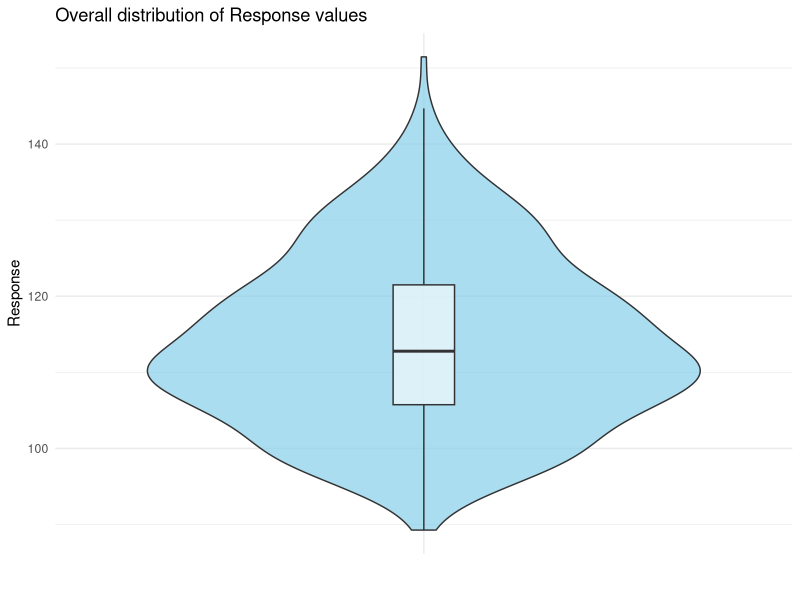

Reproduce this figure in R. (Note: this script raises an error after producing the figure.)
library(ggplot2)
library(readxl)
library(dplyr)

Data <- read_excel("Biostatistics 5A 1st Case Study dataset.xlsx",sheet = "Data")
Summary <- read_excel("Biostatistics 5A 1st Case Study dataset.xlsx",sheet = "Summary")
Info <- read_excel("Biostatistics 5A 1st Case Study dataset.xlsx",sheet = "Info")
Codebook <- read_excel("Biostatistics 5A 1st Case Study dataset.xlsx",sheet = "Codebook")

#---------------------------------------------------------------------------------------
# this code was built with the help of the entire group using a github repository and 
# github desktop.
# The git repository is available at : https://github.com/paullebric/Biostat---Case-study-1
#---------------------------------------------------------------------------------------



#=======================================================================================

#I)DATA IMPORTATION
#=======================================================================================
All_Data <- list(
  Data = Data,
  Summary = Summary,
  Info = Info,
  Codebook = Codebook
)
#=======================================================================================
#II) DATA EXPLORATION
#=======================================================================================
lapply(All_Data,head)
lapply(All_Data,dim)
lapply(All_Data, function(x){str(x); head(x)})
lapply(All_Data,str)
n_all <- nrow(Data)
n_na <- sum(is.na(Data$Response))
tab <- with(Data, table(Group, Timepoint))
desc1 <- tapply(Data$Response, Data$Group, function(x) c(n=length(x),
                                                         mean=mean(x,na.rm=TRUE), sd=sd(x,na.rm=TRUE)))
desc2 <- tapply(Data$Response, list(Data$Timepoint, Data$Group), function(x) c(n=length(x),
                                                                               mean=mean(x,na.rm=TRUE), sd=sd(x,na.rm=TRUE)))
n_all; n_na; tab; desc1; desc2

ggplot(Data, aes(x = "", y = Response)) +
  geom_violin(fill = "skyblue", color = "gray20", alpha = 0.7) +
  geom_boxplot(width = 0.1, fill = "white", outlier.shape = NA, alpha = 0.6) +
  theme_minimal() +
  labs(
    title = "Overall distribution of Response values",
    x = "",
    y = "Response"
  )
#=======================================================================================
#III) ASSUMPTION CHECK / CLT
#=======================================================================================
spec0 <- aov(Response ~ Group * Timepoint, data = Data)
check_1 <- shapiro.test(residuals(spec0))
check_2 <- leveneTest(Response ~ interaction(Group, Timepoint), data = Data)

spec0; check_1; check_2

#=======================================================================================
#IV) TWO-LEVEL COMPARISONS (at least two)
#=======================================================================================
test_1 <- t.test(Response ~ Timepoint, data = subset(Data, Timepoint %in% c("T1", "T2")))                                                     
test_2 <- t.test(Response ~ Timepoint, data = subset(Data, Timepoint %in% c("T3", "T4"))) 
test_1; test_2
#here it's useless but hey we have to do it we compare T1 and T2 then T3 and T4
#=======================================================================================
#V)MULTI-LEVEL COMPARISONS
#=======================================================================================

test_multi <- aov(Response ~ Group * Timepoint, data = Data)
test_multi
summary(test_multi)

# we see that there is a highly significant effect of the group on the response, but
# also of the timepoint on the response, and also of the timepoint*group interaction on the response.
#=======================================================================================
#VI)REGRESSION MODEL
#=======================================================================================
model <- lm(Response ~ Group * Timepoint, data = Data)
model_out <- summary(model)
model; model_out


# Here we look at the difference between the timepoint groups and the timepoint groups compared to
# group A Timepoint 1.
# In summary, we see that groups B and C have a coefficient of +7 and +9 compared to group A T1
#=======================================================================================
#VII) POST-HOC ANALYSIS
#=======================================================================================
posthoc <- TukeyHSD(test_multi)
posthoc
#Graph summarizing the results of the turkeyHSD not requested
emm_all <- as.data.frame(emmeans(model, ~ Group * Timepoint))
ggplot(emm_all, aes(Timepoint, emmean, color = Group, group = Group)) +
  geom_line() + geom_point(size = 2.5) +
  geom_errorbar(aes(ymin = lower.CL, ymax = upper.CL), width = .1) +
  labs(y = "Adjusted mean (95% CI)",
       title = "Evolution of Response by Group (model estimates)") +
  theme_minimal()

#Here we start to get to the heart of the matter, comparing each of the gr
#timepoints two by two. This gives us some interesting information.

#=======================================================================================
#VIII) P-value matrix and comparison visual
#=======================================================================================
f <- model_out$fstatistic
p_1 <- test_1$p.value
p_2 <- test_2$p.value
p_multi <- summary(test_multi)[[1]]["Group:Timepoint", "Pr(>F)"]
p_model <- pf(f[1], f[2], f[3], lower.tail = FALSE)
p_mat <- matrix(c(p_1, p_2, p_multi, p_model), nrow=1)
colnames(p_mat) <- c("two_1","two_2","multi","model")
rownames(p_mat) <- "p"
p_mat
barplot(-log10(p_mat), beside=TRUE, ylab="-log10(p)")

# Here on this graph we see the different p-values (-log10). The higher the bar, the more significant
# It is, so we see that the more advanced the test, the more significant it is.

image(t(-log10(p_mat)), axes=FALSE)
axis(1, at=seq(0,1,length.out=ncol(p_mat)), labels=colnames(p_mat))
axis(2, at=0.5, labels=rownames(p_mat))


#=======================================================================================
#VIII) BOXPLOTS
#=======================================================================================


ggplot(Data, aes(x = Timepoint, y = Response, fill = Timepoint)) +
  geom_boxplot(alpha = 0.8) +
  theme_minimal() +
  labs(
    title = "Distribution of Response according to Timepoint",
    x = "Timepoint",
    y = "Response"
  ) +
  theme_minimal()

ggplot(Data, aes(x = Group, y = Response, fill = Group)) +
  geom_boxplot(alpha = 0.8) +
  theme_minimal() +
  labs(
    title = "Distribution of Response according to Group",
    x = "Group",
    y = "Response"
  ) +
  theme_minimal()

ggplot(Data, aes(x = Group, y = Response, fill = Timepoint)) +
  geom_boxplot(alpha = 0.8, outlier.size = 1) +
  theme_minimal() +
  labs(
    title = "Distribution of Response according to Group and Timepoint",
    x = "Group",
    y = "Response"
  ) +
  theme_minimal()
#The gray points are the outlier values (outlier)


#=======================================================================================
#IX) VIOLIN PLOT
#=======================================================================================

ggplot(Data, aes(x = Timepoint, y = Response, fill = Timepoint)) +
  geom_violin(alpha = 0.8) +
  theme_minimal() +
  labs(
    title = "Distribution of Response according to Timepoint",
    x = "Timepoint",
    y = "Response"
  ) +
  theme_minimal()

ggplot(Data, aes(x = Group, y = Response, fill = Group)) +
  geom_violin(alpha = 0.8) +
  theme_minimal() +
  labs(
    title = "Distribution of Response according to Group",
    x = "Group",
    y = "Response"
  ) +
  theme_minimal()

ggplot(Data, aes(x = Group, y = Response, fill = Timepoint)) +
  geom_violin(alpha = 0.8,position = position_dodge(width = 0.8)) +
  stat_summary(aes(group = Timepoint), FUN = mean, color = "black",geom = "point", size = 2 ,position = position_dodge(width = 0.8))+
  theme_minimal() +
  labs(
    title = "Distribution of Response according to Group and Timepoint",
    x = "Group",
    y = "Response"
  ) +
  theme_minimal()


#=======================================================================================
#X) MEAN + CI
#=======================================================================================


summary_data <- Data %>%
  group_by(Group, Timepoint) %>%
  summarise(mean = mean(Response, na.rm = TRUE),
            se = sd(Response, na.rm = TRUE) / sqrt(sum(!is.na(Response))),
            .groups = "drop") %>%
  mutate(lo = mean - 1.96*se,
         hi = mean + 1.96*se)

ggplot(summary_data, aes(x = Timepoint, y = mean, color = Group, group = Group)) +
  geom_point(size = 3) +
  geom_line() +
  geom_errorbar(aes(ymin = lo, ymax = hi), width = 0.1) +
  labs(y = "Mean ± 95% CI", title = "Means and confidence intervals") +
  theme_minimal()

#=======================================================================================
#XI) MODEL VIEW
#=======================================================================================
Data_clean <- na.omit(Data)
model_view <- data.frame(
  Observed = Data_clean$Response,
  Predicted = fitted(model),
  Timepoint = Data_clean$Timepoint,
  Group = Data_clean$Group,
  Residuals = resid(model)
)
#Missing data needs to be cleaned before doing this graph because for each predicted 
#response we need an observed response

ggplot(model_view, aes(x = Observed, y = Predicted)) +
  geom_point(color = "steelblue", alpha = 0.6, size = 2) +  # scatter plot
  geom_abline(intercept = 0, slope = 1,                     # diagonal y = x
              color = "red", linetype = "dashed", alpha = 0.6, linewidth = 1.2) +
  labs(
    title = "Observed values vs model predictions",
    x = "Observed values (Response)",
    y = "Predicted values (fitted)"
  )+
  theme_minimal()

#Here we look at how the model predicts the responses compared to the observed responses.
# In red there is the diagonal and as we can see the predicted and observed 
# responses follow this diagonal which means that the model is working well

# but the model only predict the mean value for each group and timepoint so all observed 
# response for one group at one timepoint is the same that is why we see lines. The model
# does not take in account interindividual variability because it cannot explain this variability.




#=======================================================================================
#XII) CONCLUSION
#=======================================================================================
# We used three approaches:
#   
# T-tests to compare two groups or timepoints,
# 
# ANOVA to test overall effects and interactions,
# 
# Linear regression to measure how each Group and Timepoint affects the Response.
# 
# All methods showed the same result:
#   ==> Response increases with time and differs between groups, with a clear interaction effect.
# 
# The Central Limit Theorem (CLT) supported using parametric tests because our sample size was large and data were roughly normal with equal variances.
# So, the regression model gave consistent and reliable results with the simpler tests.
